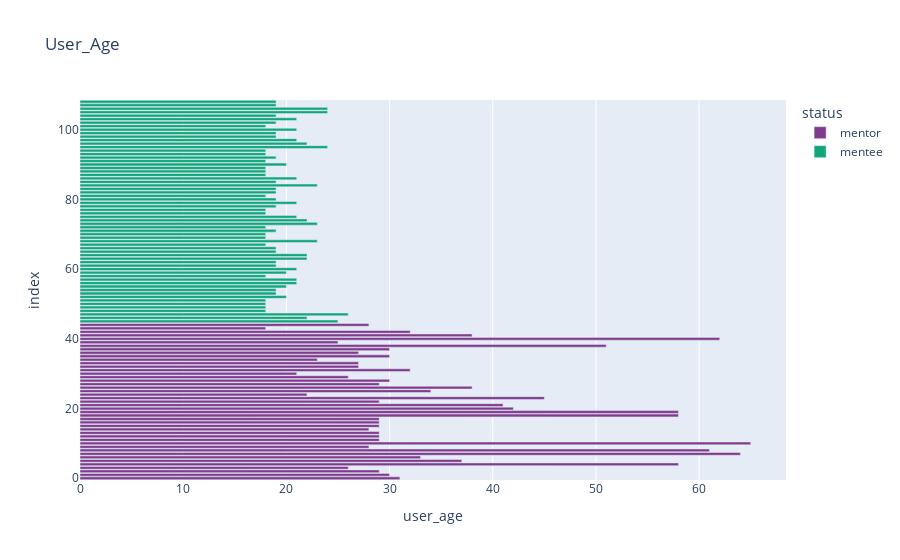

The code cell stored with this chart in its notebook:
### Code cell
#count motivations of users for using the app
fig = px.bar(df, x="user_age", title="User_Age", color="status", color_discrete_sequence=px.colors.qualitative.Bold)
fig.show()

### Figure 1 — Plotly figure (JSON) as saved in the notebook; plotly's stock layout.template omitted (floating-point values rounded to 4 significant figures)
{"data": [{"alignmentgroup": "True", "hovertemplate": "status=mentor<br>user_age=%{x}<br>index=%{y}<extra></extra>", "legendgroup": "mentor", "marker": {"color": "rgb(127, 60, 141)"}, "name": "mentor", "offsetgroup": "mentor", "orientation": "h", "showlegend": true, "textposition": "auto", "type": "bar", "x": [31, 30, 29, 26, 58, 37, 33, 64, 61, 28, 65, 29, 29, 29, 28, 29, 29, 29, 58, 58, 42, 41, 29, 45, 22, 34, 38, 29, 30, 26, 21, 32, 27, 27, 23, 30, 27, 30, 51, 25, 62, 38, 32, 18, 28], "xaxis": "x", "y": [0, 1, 2, 3, 4, 5, 6, 7, 8, 9, 10, 11, 12, 13, 14, 15, 16, 17, 18, 19, 20, 21, 22, 23, 24, 25, 26, 27, 28, 29, 30, 31, 32, 33, 34, 35, 36, 37, 38, 39, 40, 41, 42, 43, 44], "yaxis": "y"}, {"alignmentgroup": "True", "hovertemplate": "status=mentee<br>user_age=%{x}<br>index=%{y}<extra></extra>", "legendgroup": "mentee", "marker": {"color": "rgb(17, 165, 121)"}, "name": "mentee", "offsetgroup": "mentee", "orientation": "h", "showlegend": true, "textposition": "auto", "type": "bar", "x": [25, 22, 26, 18, 18, 18, 18, 20, 19, 19, 20, 21, 21, 18, 20, 21, 19, 19, 22, 22, 19, 19, 18, 23, 18, 18, 19, 18, 23, 22, 21, 18, 18, 19, 21, 19, 18, 19, 19, 23, 19, 21, 18, 18, 18, 20, 18, 19, 18, 18, 24, 22, 21, 19, 19, 21, 18, 19, 21, 19, 24, 24, 19, 19], "xaxis": "x", "y": [45, 46, 47, 48, 49, 50, 51, 52, 53, 54, 55, 56, 57, 58, 59, 60, 61, 62, 63, 64, 65, 66, 67, 68, 69, 70, 71, 72, 73, 74, 75, 76, 77, 78, 79, 80, 81, 82, 83, 84, 85, 86, 87, 88, 89, 90, 91, 92, 93, 94, 95, 96, 97, 98, 99, 100, 101, 102, 103, 104, 105, 106, 107, 108], "yaxis": "y"}], "layout": {"barmode": "relative", "legend": {"title": {"text": "status"}, "tracegroupgap": 0}, "title": {"text": "User_Age"}, "xaxis": {"anchor": "y", "domain": [0, 1], "title": {"text": "user_age"}}, "yaxis": {"anchor": "x", "domain": [0, 1], "title": {"text": "index"}}}}
